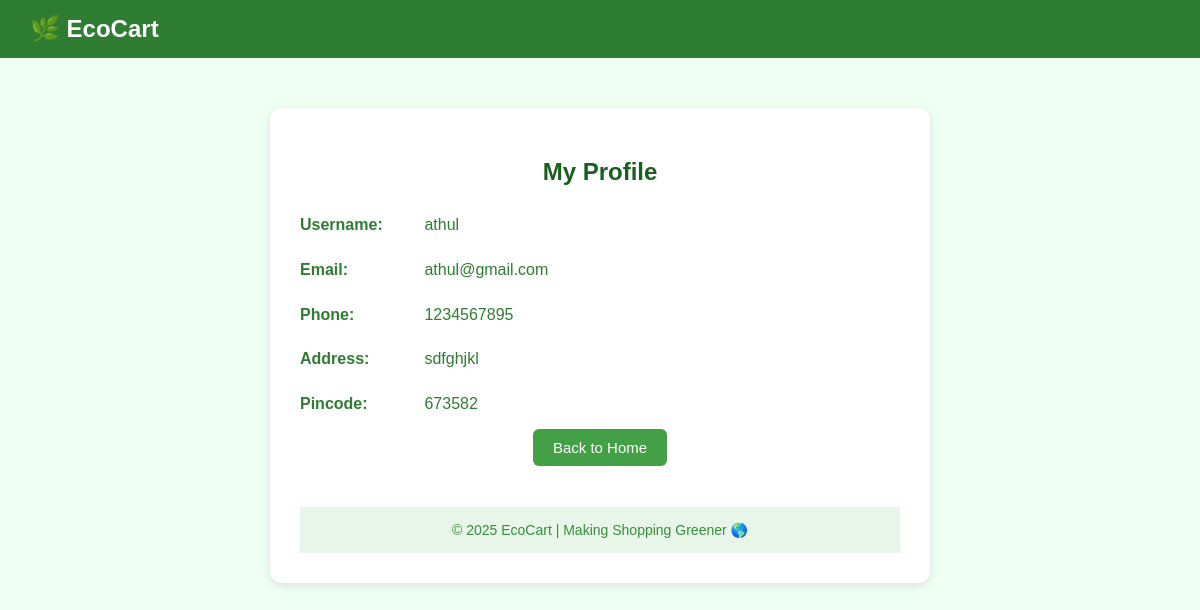
The app's page /profile/ (signed in) with its own data.
### app/models.py (models this page shows, shortened)
class CustomUser(AbstractUser):
    phone = models.CharField(max_length=15, blank=True, null=True)
    address = models.TextField(blank=True, null=True)
    pincode = models.CharField(max_length=10, blank=True, null=True)

### app/views.py (the view)
# urls.py: path('profile/', views.user_profile, name='user_profile'),
def user_profile(request):
    user = request.user
    return render(request, 'user_profile.html', {'user': user})

### templates/user_profile.html (shortened to what this page needs)
<!DOCTYPE html>
<html lang="en">
<head>
</head>
<body>
    <header>
        <span class="logo" onclick="goHome()">🌿 EcoCart</span>
    </header>
    <div class="profile-container">
        <h2>My Profile</h2>
        <div class="info">
            <p><label>Username:</label> {{ user.username }}</p>
            <p><label>Email:</label> {{ user.email }}</p>
            <p><label>Phone:</label> {{ user.phone }}</p>
            <p><label>Address:</label> {{ user.address }}</p>
            <p><label>Pincode:</label> {{ user.pincode }}</p>
        </div>
        <div class="btn-container">
            <a href="{% url 'userhome' %}" class="btn">Back to Home</a>
        </div>
        <footer>
            © 2025 EcoCart | Making Shopping Greener 🌎
        </footer>
</body>
</html>

### templates/user_profile.html (style rules this page uses)
body { font-family: 'Poppins', sans-serif; background-color: #f0fff4; margin: 0; padding: 0; }
header { background: #2e7d32; color: white; padding: 15px 30px; display: flex; align-items: center; justify-content: space-between; }
.logo { font-size: 24px; font-weight: bold; color: white; cursor: pointer; }
.profile-container { max-width: 600px; margin: 50px auto; background: white; padding: 30px; border-radius: 12px; box-shadow: 0 3px 10px rgba(0, 0, 0, 0.1); }
h2 { color: #1b5e20; text-align: center; margin-bottom: 25px; }
.info { font-size: 16px; line-height: 1.8; color: #2e7d32; }
.info label { font-weight: 600; display: inline-block; width: 120px; }
.btn-container { text-align: center; margin-top: 20px; }
.btn { background-color: #43a047; color: white; padding: 10px 20px; text-decoration: none; border-radius: 6px; font-size: 15px; }
footer { text-align: center; padding: 15px; background: #e8f5e9; color: #388e3c; font-size: 14px; margin-top: 50px; }

### records on screen
CustomUser: username "athul", email "athul@gmail.com", phone "1234567895", address "sdfghjkl", pincode "673582"
